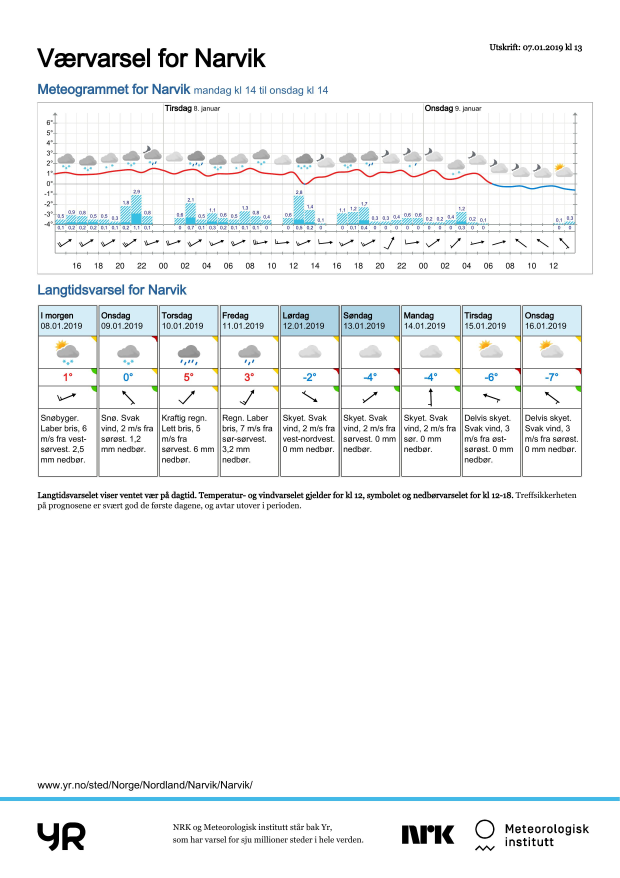
#> input picture weather/out.jpg, 2480 x 3509 px, found by its file name (shown at 1/4 size)
$ python convert.py
#> lines starting #> are read from the running program, lines starting #| are printed output that depends on the picture
from PIL import Image
img = Image.open("/home/pi/weather/out.jpg")
#> img is the input picture: PIL image 2480x3509 RGB; mean R, G, B 242.1, 243.9, 244.5
area = (100, 150, 2350, 1960)
cropped_img = img.crop(area)
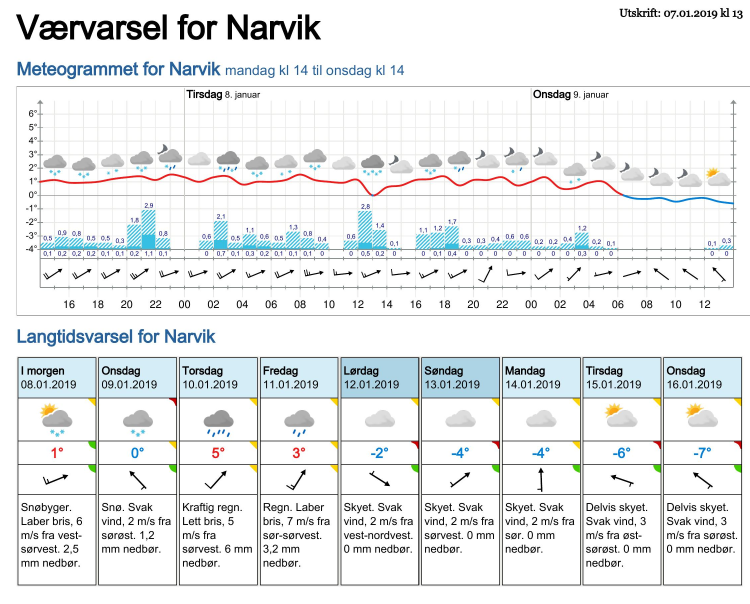
#> cropped_img: PIL image 2250x1810 RGB (shown at 1/3 size); mean R, G, B 234, 236.6, 237.4
cropped_img.save("/home/pi/weather/weatherCropped.jpg")
